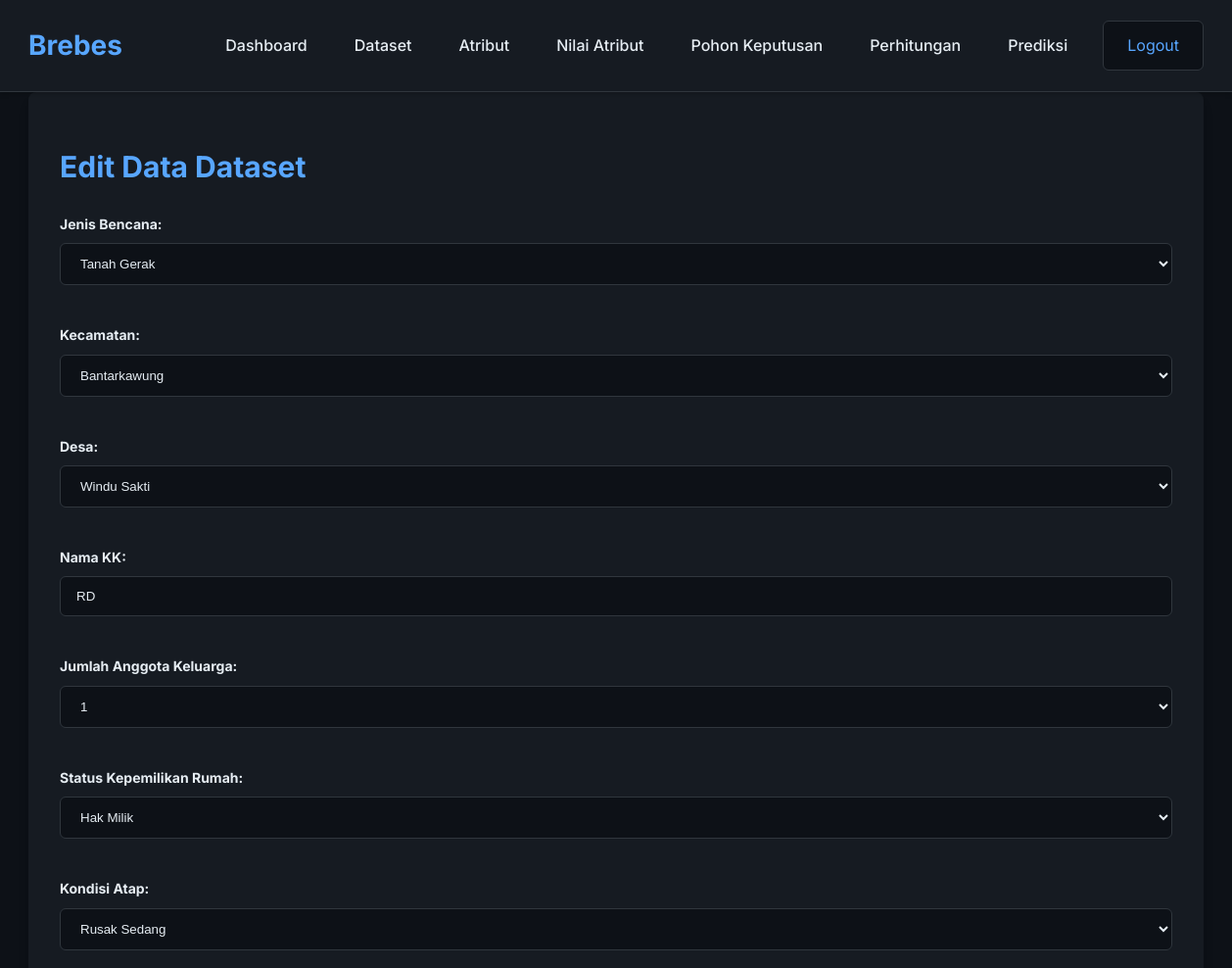
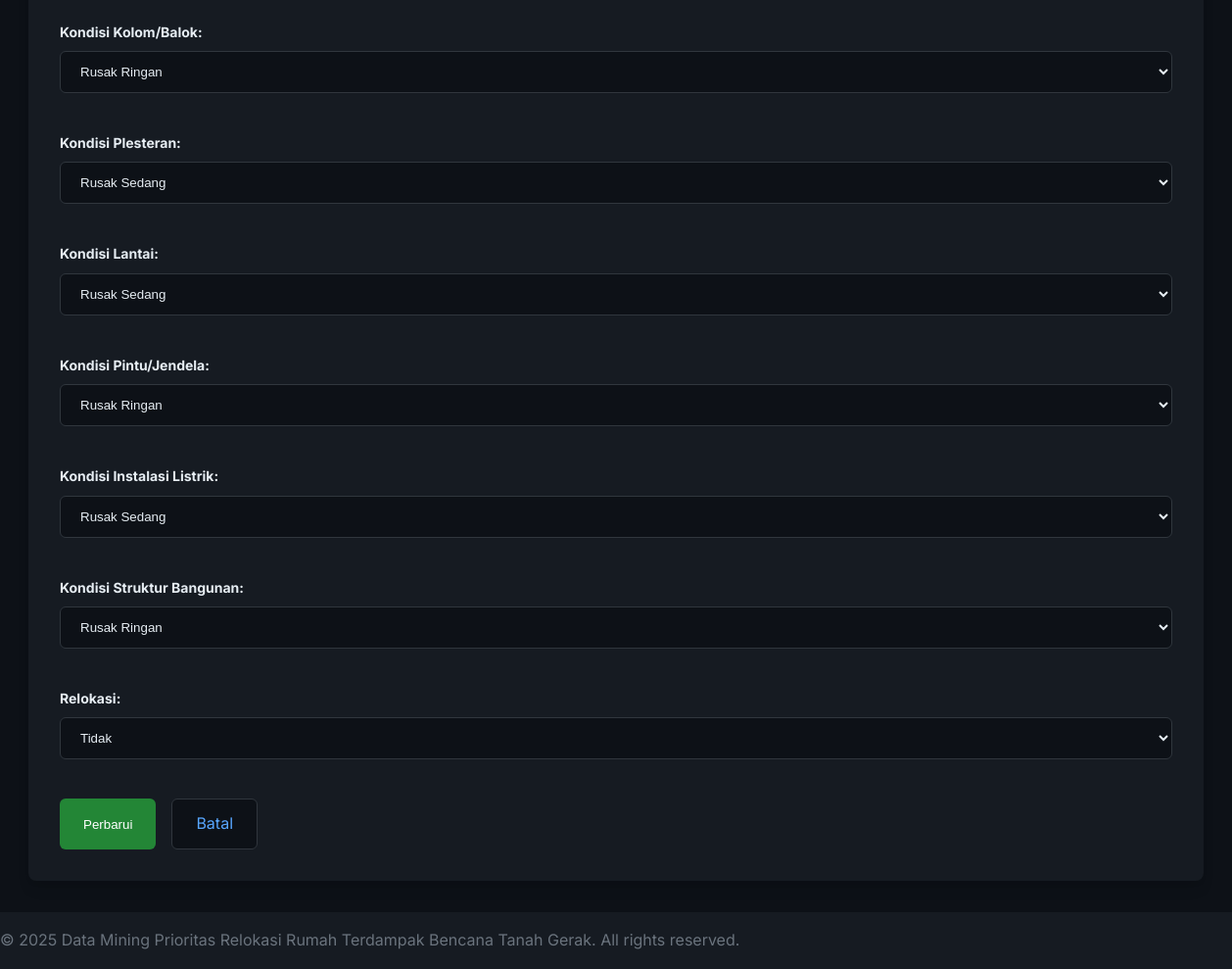
/dataset/edit/4 (signed in), run on the app's committed database (2 pictures, top to bottom).
### app.py (models this page shows)
class Dataset(db.Model):
    __tablename__ = 'tb_dataset'
    id = db.Column(db.Integer, primary_key=True)
    jenis_bencana = db.Column(db.String(50), nullable=False)
    kecamatan = db.Column(db.String(50), nullable=False)
    desa = db.Column(db.String(50), nullable=False)
    nama_kk = db.Column(db.String(100), nullable=False)
    jumlah_anggota_keluarga = db.Column(db.String(10), nullable=False) # Menggunakan string untuk '5+'
    status_kepemilikan_rumah = db.Column(db.String(50), nullable=False)
    kondisi_atap = db.Column(db.String(50), nullable=False)
    kondisi_kolom_balok = db.Column(db.String(50), nullable=False)
    kondisi_plesteran = db.Column(db.String(50), nullable=False)
    kondisi_lantai = db.Column(db.String(50), nullable=False)
    kondisi_pintu_jendela = db.Column(db.String(50), nullable=False)
    kondisi_instalasi_listrik = db.Column(db.String(50), nullable=False)
    kondisi_struktur_bangunan = db.Column(db.String(50), nullable=False)
    relokasi = db.Column(db.String(10), nullable=False) # Kolom target

class NilaiAtribut(db.Model):
    __tablename__ = 'tb_nilai_atribut'
    id = db.Column(db.Integer, primary_key=True)
    id_atribut = db.Column(db.Integer, db.ForeignKey('tb_atribut.id'), nullable=False)
    nilai = db.Column(db.String(100), nullable=False)

### app.py (the view, shortened to what this page needs)
@app.route('/dataset/edit/<int:id>', methods=['GET', 'POST'])
@login_required
def edit_dataset(id):
    data_entry = Dataset.query.get_or_404(id)
    jenis_bencana_values = [na.nilai for na in NilaiAtribut.query.join(Atribut).filter(Atribut.nama == 'JENIS_BENCANA').all()]
    kecamatan_values = [na.nilai for na in NilaiAtribut.query.join(Atribut).filter(Atribut.nama == 'KECAMATAN').all()]
    desa_values = [na.nilai for na in NilaiAtribut.query.join(Atribut).filter(Atribut.nama == 'DESA').all()]
    jumlah_anggota_keluarga_values = [na.nilai for na in NilaiAtribut.query.join(Atribut).filter(Atribut.nama == 'JUMLAH_ANGGOTA_KELUARGA').all()]
    status_kepemilikan_rumah_values = [na.nilai for na in NilaiAtribut.query.join(Atribut).filter(Atribut.nama == 'STATUS_KEPEMILIKAN_RUMAH').all()]
    kondisi_atap_values = [na.nilai for na in NilaiAtribut.query.join(Atribut).filter(Atribut.nama == 'KONDISI_ATAP').all()]
    kondisi_kolom_balok_values = [na.nilai for na in NilaiAtribut.query.join(Atribut).filter(Atribut.nama == 'KONDISI_KOLOM_BALOK').all()]
    kondisi_plesteran_values = [na.nilai for na in NilaiAtribut.query.join(Atribut).filter(Atribut.nama == 'KONDISI_PLESTERAN').all()]
    kondisi_lantai_values = [na.nilai for na in NilaiAtribut.query.join(Atribut).filter(Atribut.nama == 'KONDISI_LANTAI').all()]
    kondisi_pintu_jendela_values = [na.nilai for na in NilaiAtribut.query.join(Atribut).filter(Atribut.nama == 'KONDISI_PINTU_JENDELA').all()]
    kondisi_instalasi_listrik_values = [na.nilai for na in NilaiAtribut.query.join(Atribut).filter(Atribut.nama == 'KONDISI_INSTALASI_LISTRIK').all()]
    kondisi_struktur_bangunan_values = [na.nilai for na in NilaiAtribut.query.join(Atribut).filter(Atribut.nama == 'KONDISI_STRUKTUR_BANGUNAN').all()]
    relokasi_values = ['Ya', 'Tidak']
    return render_template('edit_dataset.html',
                           data=data_entry,
                           jenis_bencana_values=jenis_bencana_values,
                           kecamatan_values=kecamatan_values,
                           desa_values=desa_values,
                           jumlah_anggota_keluarga_values=jumlah_anggota_keluarga_values,
                           status_kepemilikan_rumah_values=status_kepemilikan_rumah_values,
                           kondisi_atap_values=kondisi_atap_values,
                           kondisi_kolom_balok_values=kondisi_kolom_balok_values,
                           kondisi_plesteran_values=kondisi_plesteran_values,
                           kondisi_lantai_values=kondisi_lantai_values,
                           kondisi_pintu_jendela_values=kondisi_pintu_jendela_values,
                           kondisi_instalasi_listrik_values=kondisi_instalasi_listrik_values,
                           kondisi_struktur_bangunan_values=kondisi_struktur_bangunan_values,
                           relokasi_values=relokasi_values)

### app.py (called while the page is built)
def login_required(f):
    from functools import wraps
    @wraps(f)
    def decorated_function(*args, **kwargs):
        if 'logged_in' not in session:
            flash('Anda harus login sebagai admin untuk mengakses halaman ini.', 'warning')
            return redirect(url_for('landing_page')) # Arahkan ke landing page jika tidak login
        return f(*args, **kwargs)
    return decorated_function

### templates/edit_dataset.html (shortened to what this page needs)
{% extends "base.html" %}
{% block content %}
<div class="bg-dark-700 p-8 rounded-lg shadow-lg">
    <h1 class="text-3xl font-bold text-blue-500 mb-6">Edit Data Dataset</h1>
    <form method="POST" action="{{ url_for('edit_dataset', id=data.id) }}" class="grid grid-cols-1 md:grid-cols-2 gap-6">
        <div class="form-group">
            <label for="jenis_bencana" class="block text-gray-300 text-sm font-bold mb-2">Jenis Bencana:</label>
            <select id="jenis_bencana" name="jenis_bencana" required class="form-control">
                {% for val in jenis_bencana_values %}
                <option value="{{ val }}" {% if val == data.jenis_bencana %}selected{% endif %}>{{ val }}</option>
                {% endfor %}
            </select>
        </div>
        <div class="form-group">
            <label for="kecamatan" class="block text-gray-300 text-sm font-bold mb-2">Kecamatan:</label>
            <select id="kecamatan" name="kecamatan" required class="form-control">
                {% for val in kecamatan_values %}
                <option value="{{ val }}" {% if val == data.kecamatan %}selected{% endif %}>{{ val }}</option>
                {% endfor %}
            </select>
        </div>
        <div class="form-group">
            <label for="desa" class="block text-gray-300 text-sm font-bold mb-2">Desa:</label>
            <select id="desa" name="desa" required class="form-control">
                {% for val in desa_values %}
                <option value="{{ val }}" {% if val == data.desa %}selected{% endif %}>{{ val }}</option>
                {% endfor %}
            </select>
        </div>
        <div class="form-group">
            <label for="nama_kk" class="block text-gray-300 text-sm font-bold mb-2">Nama KK:</label>
            <input type="text" id="nama_kk" name="nama_kk" value="{{ data.nama_kk }}" required class="form-control" placeholder="Masukkan nama kepala keluarga">
        </div>
        <div class="form-group">
            <label for="jumlah_anggota_keluarga" class="block text-gray-300 text-sm font-bold mb-2">Jumlah Anggota Keluarga:</label>
            <select id="jumlah_anggota_keluarga" name="jumlah_anggota_keluarga" required class="form-control">
                {% for val in jumlah_anggota_keluarga_values %}
                <option value="{{ val }}" {% if val == data.jumlah_anggota_keluarga %}selected{% endif %}>{{ val }}</option>
                {% endfor %}
            </select>
        </div>
        <div class="form-group">
            <label for="status_kepemilikan_rumah" class="block text-gray-300 text-sm font-bold mb-2">Status Kepemilikan Rumah:</label>
            <select id="status_kepemilikan_rumah" name="status_kepemilikan_rumah" required class="form-control">
                {% for val in status_kepemilikan_rumah_values %}
                <option value="{{ val }}" {% if val == data.status_kepemilikan_rumah %}selected{% endif %}>{{ val }}</option>
                {% endfor %}
            </select>
        </div>
        <div class="form-group">
            <label for="kondisi_atap" class="block text-gray-300 text-sm font-bold mb-2">Kondisi Atap:</label>
            <select id="kondisi_atap" name="kondisi_atap" required class="form-control">
                {% for val in kondisi_atap_values %}
                <option value="{{ val }}" {% if val == data.kondisi_atap %}selected{% endif %}>{{ val }}</option>
                {% endfor %}
            </select>
        </div>
        <div class="form-group">
            <label for="kondisi_kolom_balok" class="block text-gray-300 text-sm font-bold mb-2">Kondisi Kolom/Balok:</label>
            <select id="kondisi_kolom_balok" name="kondisi_kolom_balok" required class="form-control">
                {% for val in kondisi_kolom_balok_values %}
                <option value="{{ val }}" {% if val == data.kondisi_kolom_balok %}selected{% endif %}>{{ val }}</option>
                {% endfor %}
            </select>
        </div>
        <div class="form-group">
            <label for="kondisi_plesteran" class="block text-gray-300 text-sm font-bold mb-2">Kondisi Plesteran:</label>
            <select id="kondisi_plesteran" name="kondisi_plesteran" required class="form-control">
                {% for val in kondisi_plesteran_values %}
                <option value="{{ val }}" {% if val == data.kondisi_plesteran %}selected{% endif %}>{{ val }}</option>
                {% endfor %}
            </select>
        </div>
        <div class="form-group">
            <label for="kondisi_lantai" class="block text-gray-300 text-sm font-bold mb-2">Kondisi Lantai:</label>
            <select id="kondisi_lantai" name="kondisi_lantai" required class="form-control">
                {% for val in kondisi_lantai_values %}
                <option value="{{ val }}" {% if val == data.kondisi_lantai %}selected{% endif %}>{{ val }}</option>
                {% endfor %}
            </select>
        </div>
        <div class="form-group">
            <label for="kondisi_pintu_jendela" class="block text-gray-300 text-sm font-bold mb-2">Kondisi Pintu/Jendela:</label>
            <select id="kondisi_pintu_jendela" name="kondisi_pintu_jendela" required class="form-control">
                {% for val in kondisi_pintu_jendela_values %}
                <option value="{{ val }}" {% if val == data.kondisi_pintu_jendela %}selected{% endif %}>{{ val }}</option>
                {% endfor %}
            </select>
        </div>
        <div class="form-group">
            <label for="kondisi_instalasi_listrik" class="block text-gray-300 text-sm font-bold mb-2">Kondisi Instalasi Listrik:</label>
            <select id="kondisi_instalasi_listrik" name="kondisi_instalasi_listrik" required class="form-control">
                {% for val in kondisi_instalasi_listrik_values %}
                <option value="{{ val }}" {% if val == data.kondisi_instalasi_listrik %}selected{% endif %}>{{ val }}</option>
                {% endfor %}
            </select>
        </div>
        <div class="form-group">
            <label for="kondisi_struktur_bangunan" class="block text-gray-300 text-sm font-bold mb-2">Kondisi Struktur Bangunan:</label>
            <select id="kondisi_struktur_bangunan" name="kondisi_struktur_bangunan" required class="form-control">
                {% for val in kondisi_struktur_bangunan_values %}
                <option value="{{ val }}" {% if val == data.kondisi_struktur_bangunan %}selected{% endif %}>{{ val }}</option>
                {% endfor %}
            </select>
        </div>
        <div class="form-group">
            <label for="relokasi" class="block text-gray-300 text-sm font-bold mb-2">Relokasi:</label>
            <select id="relokasi" name="relokasi" required class="form-control">
                {% for val in relokasi_values %}
                <option value="{{ val }}" {% if val == data.relokasi %}selected{% endif %}>{{ val }}</option>
                {% endfor %}
            </select>
        </div>
        <div class="col-span-1 md:col-span-2 flex gap-4 mt-6">
            <button type="submit" class="btn btn-primary">Perbarui</button>
            <a href="{{ url_for('dataset') }}" class="btn btn-secondary">Batal</a>
        </div>
    </form>
</div>
{% endblock %}

### static/css/style.css (style rules this page uses)
body { font-family: 'Inter', sans-serif; background-color: #0d1117; color: #e6edf3; margin: 0; padding: 0; box-sizing: border-box; line-height: 1.6; }
h1, h2, h3, h4, h5, h6 { color: #e6edf3; margin-bottom: 0.5em; }
a { color: #58a6ff; text-decoration: none; }
.flex { display: flex; }
.flex-col { flex-direction: column; }
.grid { display: grid; }
.gap-4 { gap: 1rem; }
.gap-6 { gap: 1.5rem; }
.rounded-lg { border-radius: 0.5rem; }
.shadow-lg { box-shadow: 0 10px 15px -3px rgba(0, 0, 0, 0.1), 0 4px 6px -2px rgba(0, 0, 0, 0.05); }
.bg-dark-700 { background-color: #161b22; }
.text-blue-500 { color: #58a6ff; }
.text-gray-300 { color: #c9d1d9; }
.font-bold { font-weight: 700; }
.text-sm { font-size: 0.875rem; }
.text-3xl { font-size: 1.875rem; }
.mb-2 { margin-bottom: 0.5rem; }
.mb-6 { margin-bottom: 1.5rem; }
.p-8 { padding: 2rem; }
.btn { display: inline-block; padding: 0.75rem 1.5rem; border-radius: 0.375rem; text-align: center; cursor: pointer; transition: background-color 0.2s ease-in-out, transform 0.2s ease-in-out; white-space: nowrap; }
.btn-primary { background-color: #238636; color: white; border: none; }
.btn-secondary { background-color: #0d1117; color: #58a6ff; border: 1px solid #30363d; }
.form-group { margin-bottom: 1rem; }
.form-group label { display: block; margin-bottom: 0.5rem; color: #e6edf3; }
.form-control { width: 100%; padding: 0.75rem 1rem; background-color: #0d1117; border: 1px solid #30363d; border-radius: 0.375rem; color: #e6edf3; box-sizing: border-box; }

### data on the page
Dataset: jenis_bencana "Tanah Gerak", kecamatan "Bantarkawung", nama_kk "RD", jumlah_anggota_keluarga "1", status_kepemilikan_rumah "Hak Milik", kondisi_atap "Rusak Sedang", kondisi_kolom_balok "Rusak Ringan", kondisi_plesteran "Rusak Sedang", kondisi_lantai "Rusak Sedang", kondisi_pintu_jendela "Rusak Ringan", kondisi_instalasi_listrik "Rusak Sedang", kondisi_struktur_bangunan "Rusak Ringan", relokasi "Tidak"

### other printed values
form field desa "Windu Sakti"
